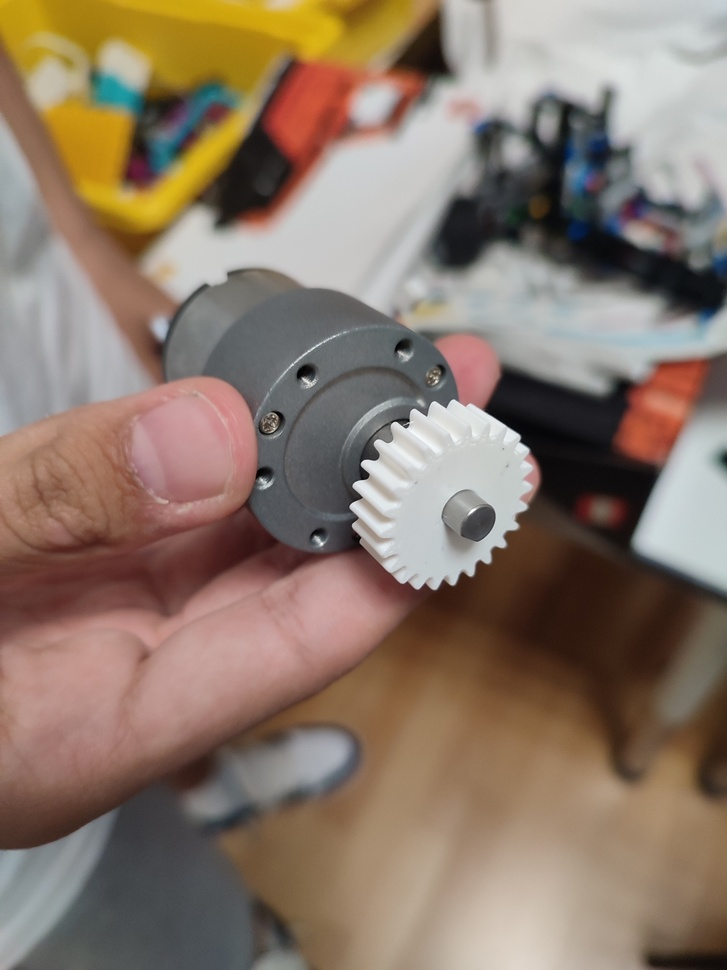
#> input picture 3d designs/3d printed part photos/3d printed motor gear.jpg, 727 x 970 px, shrunk from 1363 x 1818 before the run, given in place of the camera
$ python R_G_cannyoutlineWORKING.py
#> lines starting #> are read from the running program, lines starting #| are printed output that depends on the picture; after the words box and inside, x2 and y2 are one past the last pixel; in counts of white or black regions, pixels touching at a corner belong together
'''
This code detects red and green objects and outlines them
using a HSV mask. It then outputs the live feed of the selected camera,
red and green mask and reed/green img canny showing outlines
'''

import cv2
import numpy as np


def empty(x):
    pass


# Initial values for HSV trackbars
h_min, h_max = 3, 18
s_min, s_max = 220, 255
v_min, v_max = 0, 255


# Capture video from file or webcam
cap = cv2.VideoCapture(1)

if not cap.isOpened():
    print("Error: Could not open video.")
    exit()

while True:
    ret, img = cap.read()
#> img is the input picture: shape (970, 727, 3); mean B, G, R 105.8, 120.1, 138.3
    if not ret:
        print("Error: Could not read frame.")
        break

    # Print HSV values (optional, can be commented out)
    print(h_min, h_max, s_min, s_max, v_min, v_max)

    # Convert the image to HSV

    imgHSV = cv2.cvtColor(img, cv2.COLOR_BGR2HSV)
#> imgHSV: shape (970, 727, 3); mean H, S, V 43.8, 71.8, 140.8

    # Create a mask based on the HSV range values

    lower = np.array([h_min, s_min, v_min])
    upper = np.array([h_max, s_max, v_max])
    mask = cv2.inRange(imgHSV, lower, upper)
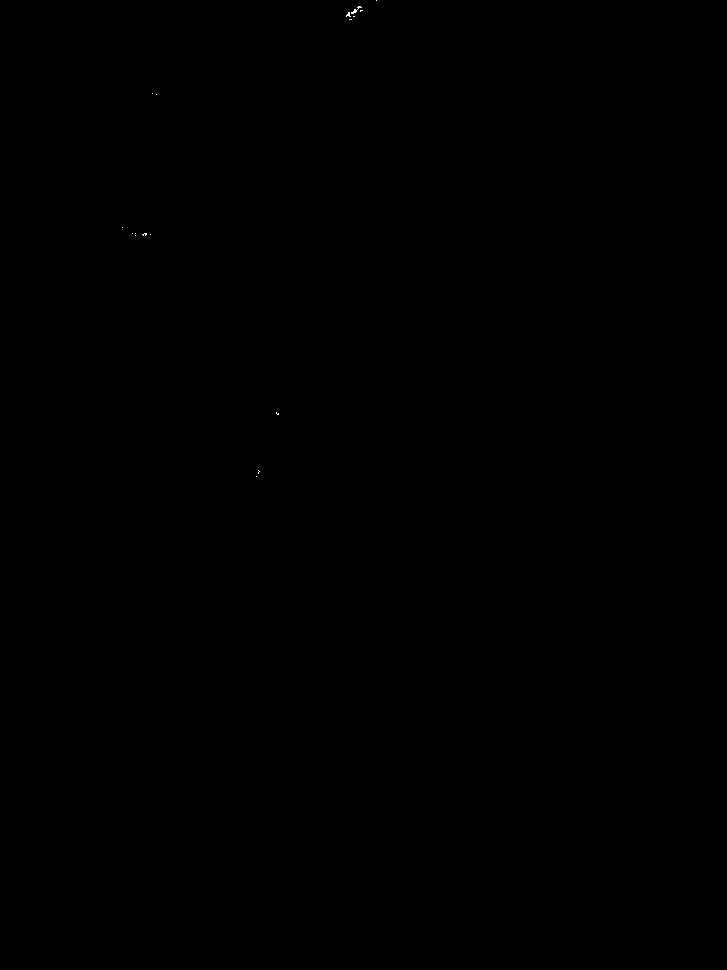
#> mask: shape (970, 727); 0.01% white in thin lines or dots, all inside (x1, y1, x2, y2) = (122, 0, 377, 477)

    # Separate masks for Red, Green, Blue
    #Best red values so far:
    #Low Half: lo 0, 120, 70 / up 10, 255, 255
    #Higher Half: lo 170, 120, 70 / up 180, 255, 255

    red_lower = np.array([0, 120, 70])
    red_upper = np.array([10, 255, 255])
    mask_red1 = cv2.inRange(imgHSV, red_lower, red_upper)
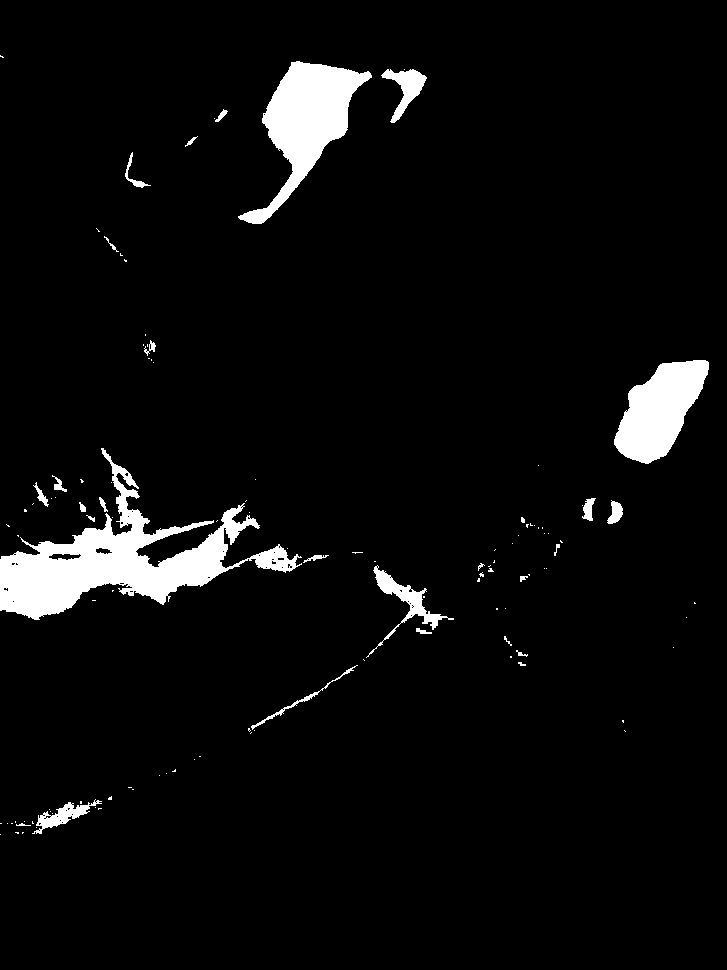
#> mask_red1: shape (970, 727); 4.8% white; 117 white regions (88 under 20 px), largest, box (x1, y1, x2, y2) and area: (0, 448, 302, 620) 14930, (238, 61, 372, 224) 8009, (614, 360, 709, 464) 5828
    #red_lower = np.array([170, 120, 70])
    #red_upper = np.array([180, 255, 255])
    #mask_red2 = cv2.inRange(imgHSV, red_lower, red_upper)
    mask_red = mask_red1 #| mask_red2

    green_lower = np.array([45, 160, 0])
    green_upper = np.array([100, 255, 150])
    mask_green = cv2.inRange(imgHSV, green_lower, green_upper)
#> mask_green: shape (970, 727); 0.1% white; 6 white regions (2 under 20 px), largest, box (x1, y1, x2, y2) and area: (154, 139, 178, 167) 267, (126, 93, 142, 110) 145, (201, 88, 218, 100) 138, (99, 80, 116, 102) 133

    blue_lower = np.array([94, 80, 2])
    blue_upper = np.array([126, 255, 255])
    mask_blue = cv2.inRange(imgHSV, blue_lower, blue_upper)
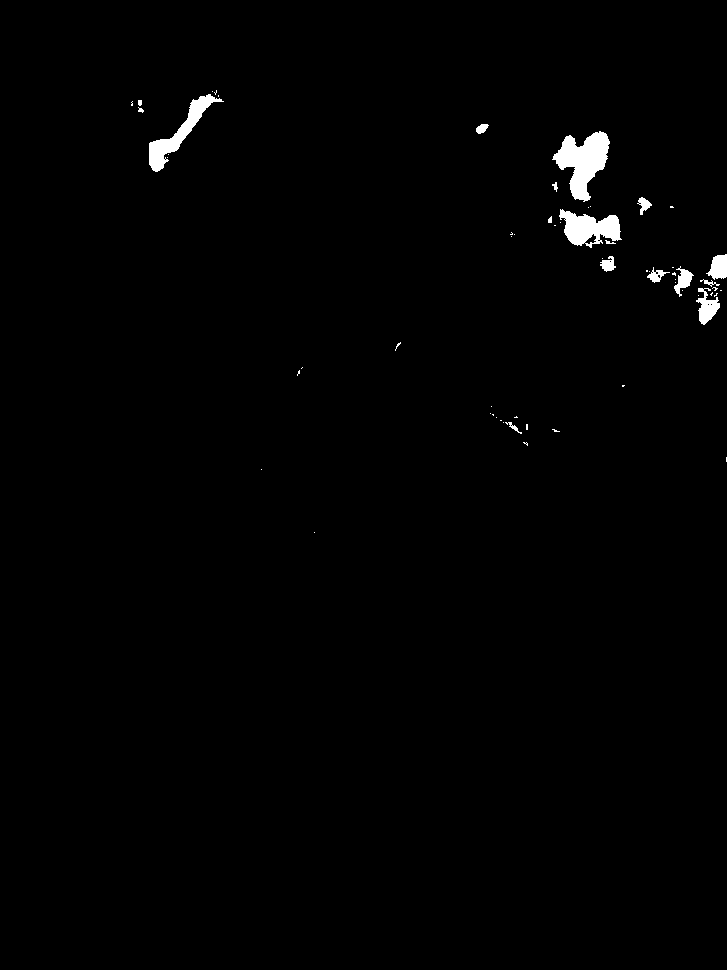
#> mask_blue: shape (970, 727); 0.98% white; 61 white regions (44 under 20 px), largest, box (x1, y1, x2, y2) and area: (552, 131, 610, 202) 2126, (559, 209, 622, 248) 1412, (149, 94, 224, 172) 1364

    # Display the original image and masks
    cv2.imshow("Red Mask", mask_red)
    cv2.imshow("Green Mask", mask_green)

    # Edge detection on masks
    edges_red = cv2.Canny(mask_red, 100, 100)
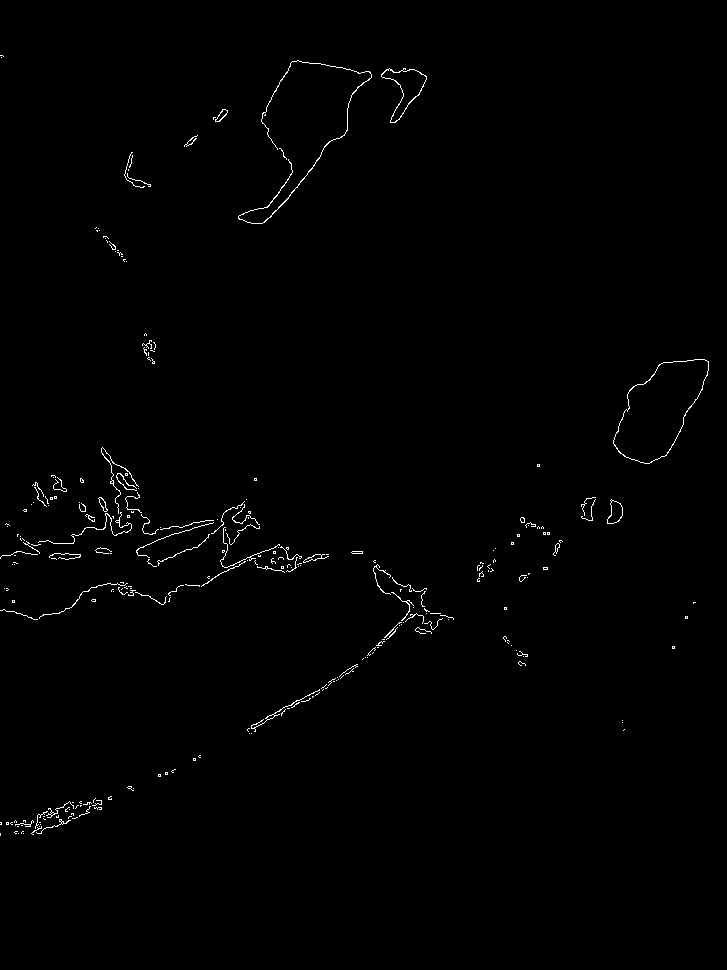
#> edges_red: shape (970, 727); 0.71% white in thin lines or dots, all inside (x1, y1, x2, y2) = (0, 55, 709, 836)
    cv2.imshow('Red Edges', edges_red)
    edges_green = cv2.Canny(mask_green, 100, 100)
#> edges_green: shape (970, 727); 0.04% white in thin lines or dots, all inside (x1, y1, x2, y2) = (98, 79, 401, 345)
    cv2.imshow('Green Edges', edges_green)

    # Find contours for red and green edges
    contours_red, _ = cv2.findContours(edges_red, cv2.RETR_EXTERNAL, cv2.CHAIN_APPROX_SIMPLE)
#> contours_red = 278 contours, 266 with area under 20; largest, box (x1, y1, x2, y2) and area: (613, 359, 709, 464) 5858, (381, 68, 427, 123) 972, (607, 499, 623, 524) 235, (238, 60, 372, 224) 90, (215, 109, 228, 122) 68
    contours_green, _ = cv2.findContours(edges_green, cv2.RETR_EXTERNAL, cv2.CHAIN_APPROX_SIMPLE)
#> contours_green = 10 contours, 7 with area under 20; largest, box (x1, y1, x2, y2) and area: (125, 93, 142, 110) 146, (200, 87, 218, 100) 140, (153, 139, 178, 167) 20

    # Draw bounding rectangles around contours on the original image
    img_contours = img.copy()
    for contour in contours_red:
        x, y, w, h = cv2.boundingRect(contour)
        cv2.rectangle(img_contours, (x, y), (x + w, y + h), (0, 0, 255), 2)  # Red rectangle
#> this loop made 278 passes
#> (x, y, w, h) on passes 1, 2, 4: (23, 833, 1, 1), (18, 833, 1, 1), (21, 831, 3, 3)
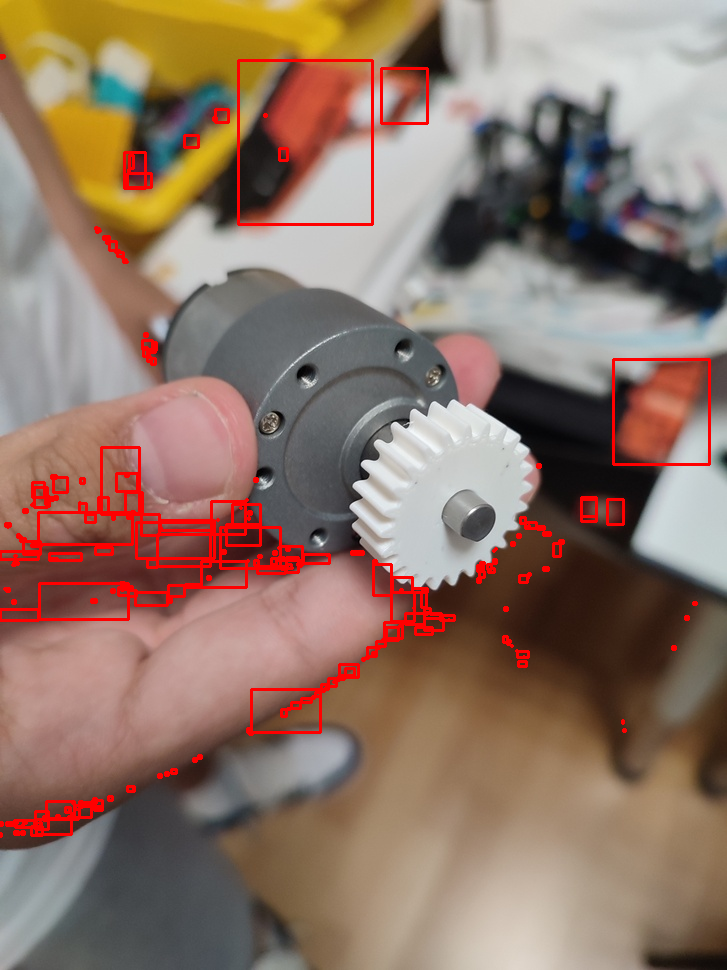
#> img_contours: shape (970, 727, 3); 3.23% of pixels changed, all inside (x1, y1, x2, y2) = (0, 54, 711, 838)

    for contour in contours_green:
        x, y, w, h = cv2.boundingRect(contour)
        cv2.rectangle(img_contours, (x, y), (x + w, y + h), (0, 255, 0), 2)  # Green rectangle
#> this loop made 10 passes
#> (x, y, w, h) on passes 2, 3, 4, 7, 8, 9, 10: (153, 139, 25, 28), (180, 131, 7, 5), (187, 129, 1, 1), (108, 96, 8, 5), (125, 93, 17, 17), (200, 87, 18, 13), (98, 79, 14, 23)
#> (contour, x, y, w, h) on passes 1, 5, 6: ([[398, 342], [398, 344], [400, 344], [400, 342]], 398, 342, 3, 3), ([[186, 127], [184, 129], [186, 127], [187, 127]], 184, 127, 4, 3), ([[114, 102], [115, 102]], 114, 102, 2, 1)
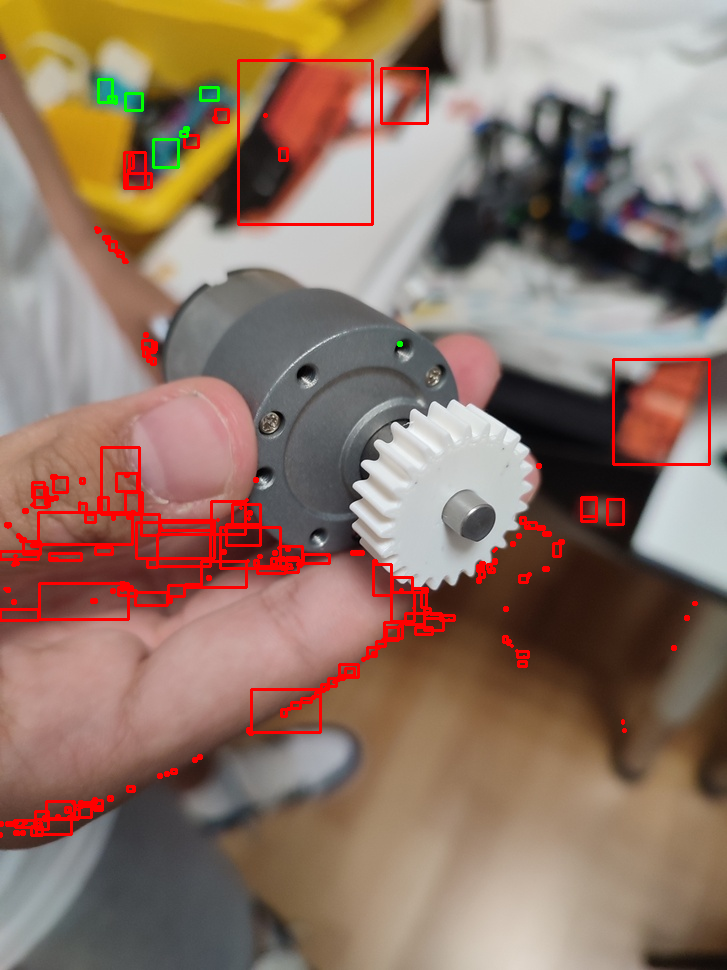
#> img_contours: shape (970, 727, 3); 0.16% of pixels changed, all inside (x1, y1, x2, y2) = (97, 78, 403, 347)

    # Display image with contours
    cv2.imshow('Contours', img_contours)

    # Break the loop when 'q' or 'Esc' is pressed
    key = cv2.waitKey(5)
#> (key q is pressed here)
    if key == ord('q') or key == 27:
        break

# Release the video capture object and close windows
cap.release()
cv2.destroyAllWindows()

$ run again, on 3d designs/3d printed part photos/Colour sensor holder.jpg
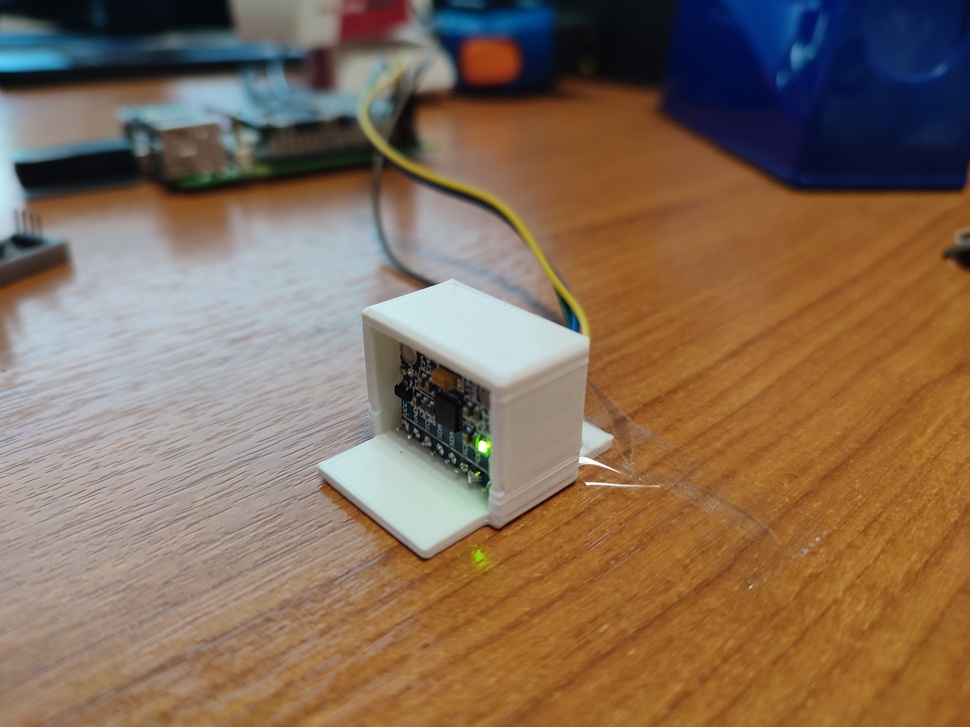
#> input picture 3d designs/3d printed part photos/Colour sensor holder.jpg, 970 x 727 px, shrunk from 4000 x 3000 before the run, given in place of the camera
#> img is the input picture: shape (727, 970, 3); mean B, G, R 87.7, 108.2, 132.1
#> imgHSV: shape (727, 970, 3); mean H, S, V 44.2, 121.4, 141.7
#> mask: shape (727, 970); 0.07% white in thin lines or dots, all inside (x1, y1, x2, y2) = (335, 49, 970, 587)
#> `mask_red1 = cv2.inRange(imgHSV, red_lower, red_upper)`:
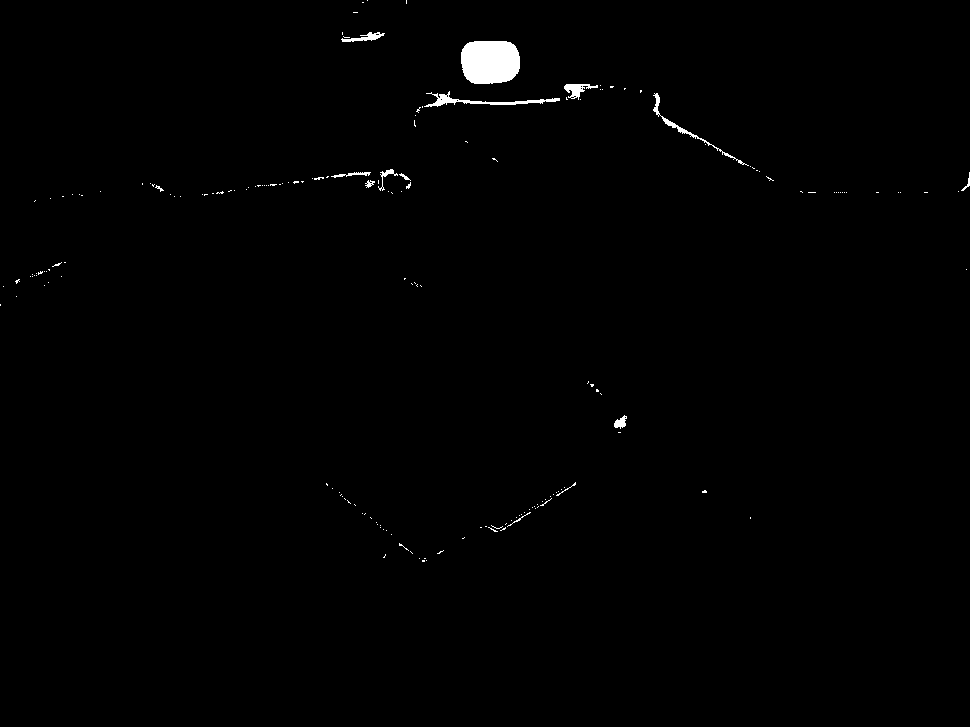
#> mask_red1: shape (727, 970); 0.65% white; 180 white regions (166 under 20 px), largest, box (x1, y1, x2, y2) and area: (461, 41, 520, 84) 2235, (424, 91, 560, 107) 518, (653, 93, 749, 166) 346
#> mask_green: shape (727, 970); 0.15% white; 120 white regions (113 under 20 px), largest, box (x1, y1, x2, y2) and area: (11, 35, 62, 49) 292, (0, 66, 63, 73) 136, (564, 303, 572, 328) 86
#> mask_blue: shape (727, 970); 12.7% white; 80 white regions (57 under 20 px), largest, box (x1, y1, x2, y2) and area: (425, 0, 970, 188) 65356, (0, 0, 317, 129) 19857, (12, 137, 134, 180) 2461
#> edges_red: shape (727, 970); 0.33% white in thin lines or dots, all inside (x1, y1, x2, y2) = (0, 0, 970, 562)
#> edges_green: shape (727, 970); 0.16% white in thin lines or dots, all inside (x1, y1, x2, y2) = (0, 0, 572, 488)
#> contours_red = 223 contours, 216 with area under 20; largest, box (x1, y1, x2, y2) and area: (460, 40, 520, 84) 2242, (613, 415, 628, 429) 107, (364, 179, 375, 188) 51, (394, 173, 410, 180) 29, (833, 191, 848, 194) 28, (29, 272, 40, 278) 28, (488, 524, 503, 532) 20
#> contours_green = 124 contours, all with area under 20
#> the loop `for contour in contours_red:` made 223 passes
#> (x, y, w, h) on passes 2 to 4: (422, 557, 4, 5), (418, 557, 3, 3), (410, 553, 1, 1)
#> the loop `for contour in contours_green:` made 124 passes
#> (x, y, w, h) on passes 1, 2, 3, 4, 6, 11, 12, 13: (483, 483, 3, 5), (486, 480, 3, 3), (478, 471, 6, 5), (474, 471, 3, 3), (476, 468, 4, 3), (481, 459, 4, 3), (483, 457, 1, 1), (481, 457, 1, 1)
#> after the loop `for contour in contours_green:`:
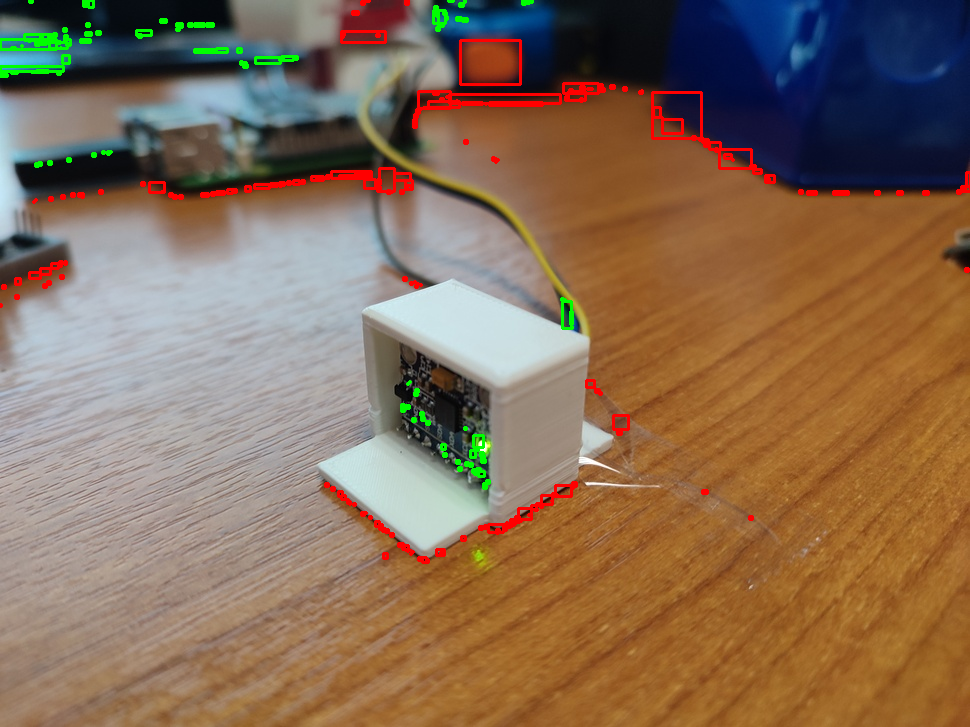
#> img_contours: shape (727, 970, 3); mean B, G, R 86.6, 108.7, 134.3
